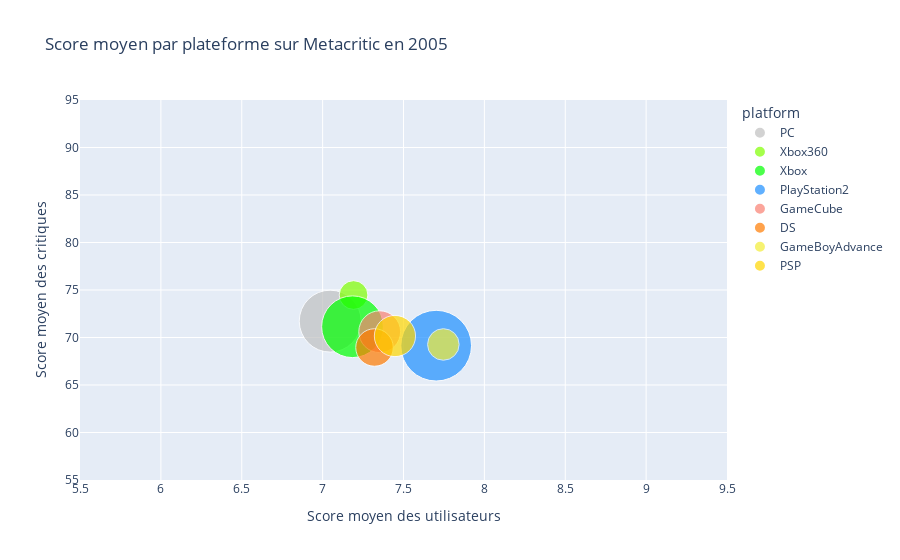

The code cell stored with this chart in its notebook:
### Code cell
platform_colors = {'PC':'silver',"XboxOne":"greenyellow", "Xbox360":"chartreuse", "Xbox":"lime", "PlayStation4":"navy", "PlayStation3":"blue", "PlayStation2":"dodgerblue", "PlayStation":"cyan", "Switch":"red", "WiiU":"firebrick", "Wii":"lightcoral", "GameCube":"salmon", "Nintendo64":"darkred", "Dreamcast":"sandybrown", "3DS":"#B05500", "DS":"#FF7B00", "GameBoyAdvance":"#F3ED36", "PlayStationVita":"#C9C40E", "PSP":"gold"}

fig = px.scatter(data_platform, x='Score moyen des utilisateurs', y='Score moyen des critiques', color="platform", hover_name="platform",
                 color_discrete_map=platform_colors, title="Score moyen par plateforme sur Metacritic en " + str(yearTarget),
                 size='nb_games', size_max=50)
fig.update_layout(yaxis_range=[55, 95])
fig.update_layout(xaxis_range=[5.5,9.5])
fig

### Figure 1 — Plotly figure (JSON) as saved in the notebook; plotly's stock layout.template omitted (floating-point values rounded to 4 significant figures)
{"data": [{"hovertemplate": "<b>%{hovertext}</b><br><br>platform=PC<br>Score moyen des utilisateurs=%{x}<br>Score moyen des critiques=%{y}<br>nb_games=%{marker.size}<extra></extra>", "hovertext": ["PC"], "legendgroup": "PC", "marker": {"color": "silver", "size": [158], "sizemode": "area", "sizeref": 0.0824, "symbol": "circle"}, "mode": "markers", "name": "PC", "orientation": "v", "showlegend": true, "type": "scatter", "x": [7.047], "xaxis": "x", "y": [71.72], "yaxis": "y"}, {"hovertemplate": "<b>%{hovertext}</b><br><br>platform=Xbox360<br>Score moyen des utilisateurs=%{x}<br>Score moyen des critiques=%{y}<br>nb_games=%{marker.size}<extra></extra>", "hovertext": ["Xbox360"], "legendgroup": "Xbox360", "marker": {"color": "chartreuse", "size": [34], "sizemode": "area", "sizeref": 0.0824, "symbol": "circle"}, "mode": "markers", "name": "Xbox360", "orientation": "v", "showlegend": true, "type": "scatter", "x": [7.191], "xaxis": "x", "y": [74.47], "yaxis": "y"}, {"hovertemplate": "<b>%{hovertext}</b><br><br>platform=Xbox<br>Score moyen des utilisateurs=%{x}<br>Score moyen des critiques=%{y}<br>nb_games=%{marker.size}<extra></extra>", "hovertext": ["Xbox"], "legendgroup": "Xbox", "marker": {"color": "lime", "size": [157], "sizemode": "area", "sizeref": 0.0824, "symbol": "circle"}, "mode": "markers", "name": "Xbox", "orientation": "v", "showlegend": true, "type": "scatter", "x": [7.185], "xaxis": "x", "y": [71.13], "yaxis": "y"}, {"hovertemplate": "<b>%{hovertext}</b><br><br>platform=PlayStation2<br>Score moyen des utilisateurs=%{x}<br>Score moyen des critiques=%{y}<br>nb_games=%{marker.size}<extra></extra>", "hovertext": ["PlayStation2"], "legendgroup": "PlayStation2", "marker": {"color": "dodgerblue", "size": [206], "sizemode": "area", "sizeref": 0.0824, "symbol": "circle"}, "mode": "markers", "name": "PlayStation2", "orientation": "v", "showlegend": true, "type": "scatter", "x": [7.702], "xaxis": "x", "y": [69.14], "yaxis": "y"}, {"hovertemplate": "<b>%{hovertext}</b><br><br>platform=GameCube<br>Score moyen des utilisateurs=%{x}<br>Score moyen des critiques=%{y}<br>nb_games=%{marker.size}<extra></extra>", "hovertext": ["GameCube"], "legendgroup": "GameCube", "marker": {"color": "salmon", "size": [72], "sizemode": "area", "sizeref": 0.0824, "symbol": "circle"}, "mode": "markers", "name": "GameCube", "orientation": "v", "showlegend": true, "type": "scatter", "x": [7.353], "xaxis": "x", "y": [70.61], "yaxis": "y"}, {"hovertemplate": "<b>%{hovertext}</b><br><br>platform=DS<br>Score moyen des utilisateurs=%{x}<br>Score moyen des critiques=%{y}<br>nb_games=%{marker.size}<extra></extra>", "hovertext": ["DS"], "legendgroup": "DS", "marker": {"color": "#FF7B00", "size": [58], "sizemode": "area", "sizeref": 0.0824, "symbol": "circle"}, "mode": "markers", "name": "DS", "orientation": "v", "showlegend": true, "type": "scatter", "x": [7.321], "xaxis": "x", "y": [68.95], "yaxis": "y"}, {"hovertemplate": "<b>%{hovertext}</b><br><br>platform=GameBoyAdvance<br>Score moyen des utilisateurs=%{x}<br>Score moyen des critiques=%{y}<br>nb_games=%{marker.size}<extra></extra>", "hovertext": ["GameBoyAdvance"], "legendgroup": "GameBoyAdvance", "marker": {"color": "#F3ED36", "size": [41], "sizemode": "area", "sizeref": 0.0824, "symbol": "circle"}, "mode": "markers", "name": "GameBoyAdvance", "orientation": "v", "showlegend": true, "type": "scatter", "x": [7.746], "xaxis": "x", "y": [69.27], "yaxis": "y"}, {"hovertemplate": "<b>%{hovertext}</b><br><br>platform=PSP<br>Score moyen des utilisateurs=%{x}<br>Score moyen des critiques=%{y}<br>nb_games=%{marker.size}<extra></extra>", "hovertext": ["PSP"], "legendgroup": "PSP", "marker": {"color": "gold", "size": [70], "sizemode": "area", "sizeref": 0.0824, "symbol": "circle"}, "mode": "markers", "name": "PSP", "orientation": "v", "showlegend": true, "type": "scatter", "x": [7.447], "xaxis": "x", "y": [70.16], "yaxis": "y"}], "layout": {"legend": {"itemsizing": "constant", "title": {"text": "platform"}, "tracegroupgap": 0}, "title": {"text": "Score moyen par plateforme sur Metacritic en 2005"}, "xaxis": {"anchor": "y", "domain": [0, 1], "range": [5.5, 9.5], "title": {"text": "Score moyen des utilisateurs"}}, "yaxis": {"anchor": "x", "domain": [0, 1], "range": [55, 95], "title": {"text": "Score moyen des critiques"}}}}
